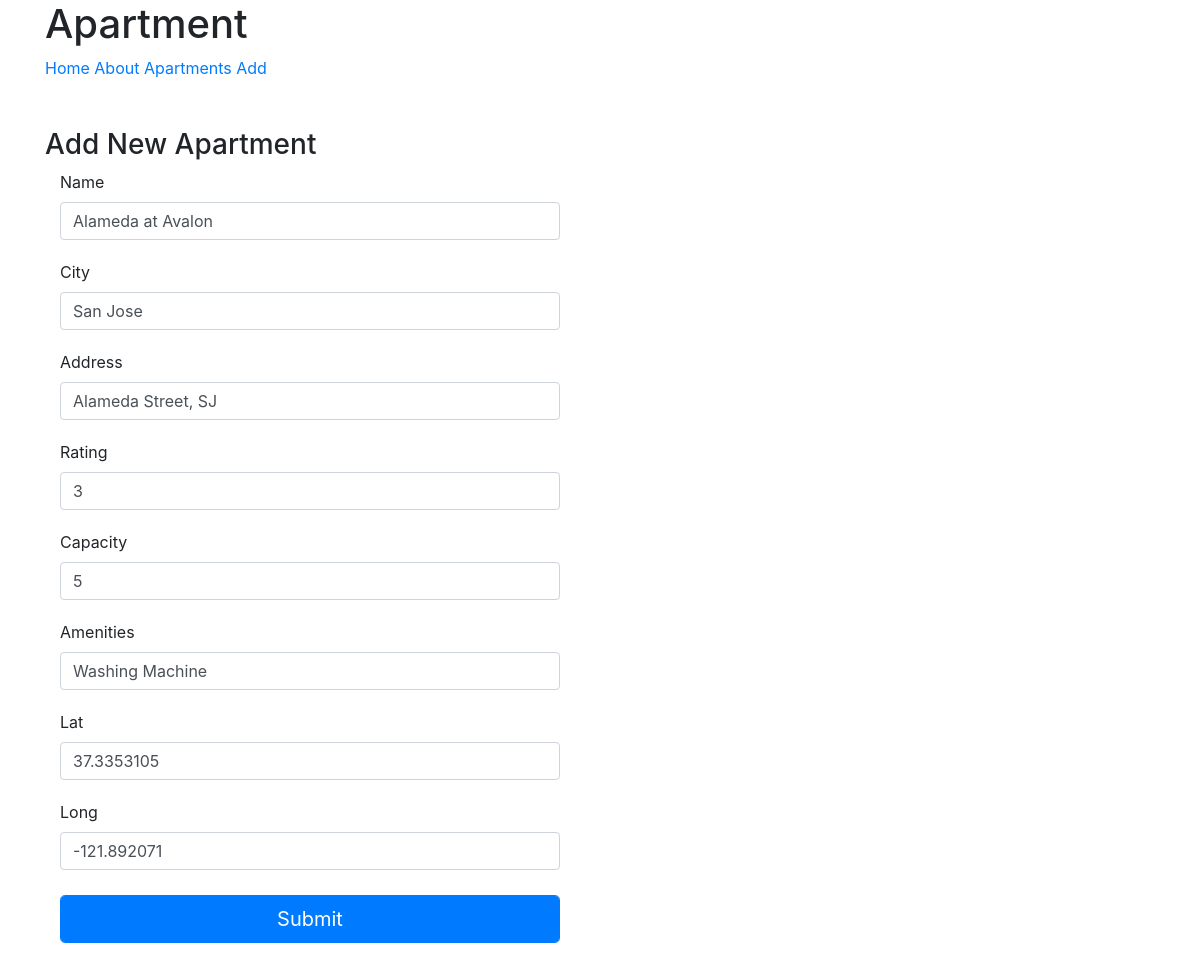
/apartments/alameda-at-avalon-i38x/update/, run on the app's committed database.
### apt/models.py (models this page shows, shortened)
class apartment(models.Model):
    owner = models.ForeignKey(User)
    apt_id = models.AutoField(primary_key=True)
    name = models.CharField(max_length=50)
    city = models.CharField(max_length=30)
    address = models.CharField(max_length=120)
    rating = models.IntegerField(validators=[MinValueValidator(0),
                                       MaxValueValidator(5)])
    capacity = models.IntegerField(validators=[MinValueValidator(2),
                                              MaxValueValidator(7)])
    amenities = models.CharField(max_length=500)
    lat = models.FloatField(default=0)
    long = models.FloatField(default=0)
    timestamp = models.DateTimeField(auto_now_add=True)
    updated = models.DateTimeField(auto_now=True)
    slug = models.SlugField(null=True,blank=True)

### apt/views.py (the view)
# urls.py: url(r'^apartments/(?P<slug>[\w-]+)/update/$',ApartmentUpdateView.as_view(),name='apartment-detail-update'),
class ApartmentUpdateView(UpdateView):
    model = apartment
    fields = ['name','city','address','rating','capacity','amenities','lat','long']
    success_url = '/apartments/'

### apt/templates/apt/apartment_form.html (shortened to what this page needs)
{% extends "base.html" %}
{%block content%}
{% load widget_tweaks %}
<h3>Add New Apartment</h3>
   <form method="post"> {% csrf_token %}
       {% for field in form.visible_fields %}
          <div class="form-group container">
            <label for="{{ field.id_for_label }}">{{ field.label }}</label>
            {{ field|add_class:'form-control' }}
          </div>
    {% endfor %}
       <button onclick="getLocation()" style="margin-top:5px; margin-left:15px;" type="submit" value="Submit" class="form-control btn btn-primary btn-lg">Submit</button>
    </form>
{%endblock%}

### apt/templates/apt/apartment_form.html (style rules this page uses)
.form-control { margin-bottom: 20px; width : 500px; }

### data on the page
apartment: visible_fields "Alameda at Avalon" "San Jose" "Alameda Street, SJ" "3" "5" "Washing Machine" "37.3353105" "-121.892071"

### other printed values
{{ field.label }} "Name" "City" "Address" "Rating" "Capacity" "Amenities" "Lat" "Long"
